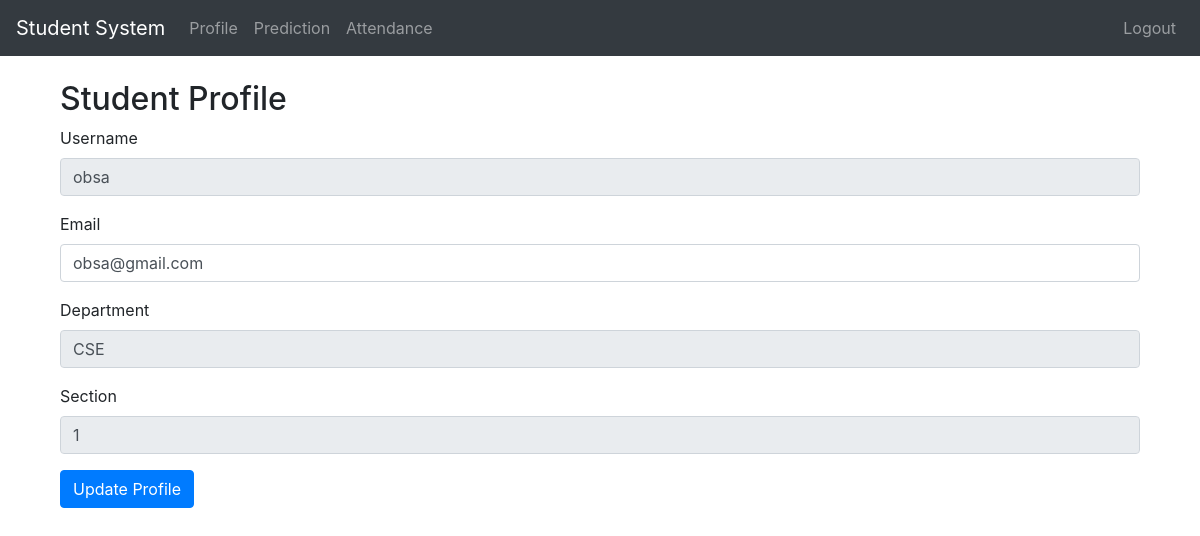
Screenshot of /profile (signed in) with the database file from the repository.
### app.py (models this page shows)
class User(db.Model):
    __tablename__ = 'users'
    id            = db.Column(db.Integer,    primary_key=True)
    username      = db.Column(db.String(80), unique=True, nullable=False)
    email         = db.Column(db.String(120),unique=True, nullable=False)
    password_hash = db.Column(db.String(128),nullable=False)
    role          = db.Column(db.String(20), nullable=False)
    is_active     = db.Column(db.Boolean,    default=False)
    department    = db.Column(db.String(100), nullable=True)
    section       = db.Column(db.String(50),  nullable=True)

### app.py (the view)
@app.route('/profile')
@login_required # any logged-in user
def profile():
    user = User.query.get(session['user_id'])
    return render_template('profile.html', user=user)

### app.py (called while the page is built)
def login_required(f):
    @wraps(f)
    def decorated_function(*args, **kwargs):
        if 'user_id' not in session:
            flash('Please login to access this page.', 'danger')
            return redirect(url_for('login'))
        return f(*args, **kwargs)
    return decorated_function

### templates/profile.html (shortened to what this page needs)
{% extends "base.html" %}
{% block content %}
<div class="container mt-4">
    <h2>Student Profile</h2>
    <form method="POST">
        <div class="form-group">
            <label>Username</label>
            <input type="text" class="form-control" value="{{ user.username }}" readonly>
        </div>
        <div class="form-group">
            <label>Email</label>
            <input type="email" name="email" class="form-control" value="{{ user.email }}" required>
        </div>
        <div class="form-group">
            <label>Department</label>
            <input type="text" class="form-control" value="{{ user.department }}" readonly>
        </div>
        <div class="form-group">
            <label>Section</label>
            <input type="text" class="form-control" value="{{ user.section }}" readonly>
        </div>
        <button type="submit" class="btn btn-primary">Update Profile</button>
    </form>
</div>
{% endblock %}

### rows the page displays
User: username "obsa", email "obsa@gmail.com", department "CSE", section "1"
